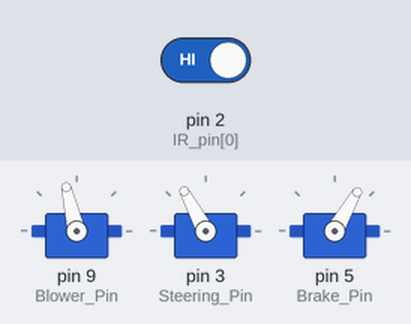
A sketch run on a simulated Arduino Nano, built with avr-gcc and run on an emulated ATmega328P. Shown: 3 × servo. The test bench sets the inputs (shaded band); at power-on: pin 2 (IR_pin[0]) HIGH. What the sketch prints to the serial monitor is not drawn. At 2.0 s the program stops and its outputs stay as they are.

Above: at 0.1 s.
At 2.0 s:
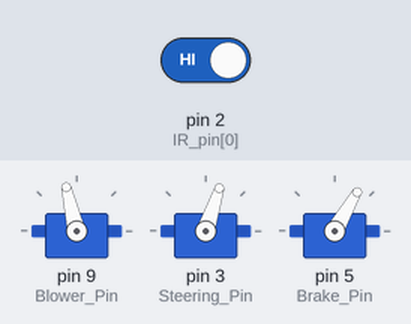
Timing chart, 0 to 3.5 s (numbered marks = the images above):
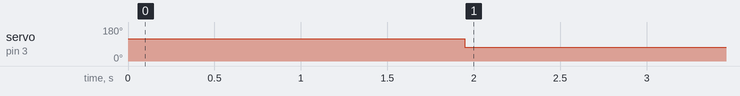

Measured:
- by itself, servo on pin 3 (Steering_Pin): 118° → 72° at 1.9 s

The sketch:

4_19-1-Car.ino
```cpp
#include <Servo.h>

/*** 方向 ***/
bool forward = 1;
bool back = 0;

/*** Stage：循跡階段***/
int stage = 0; //循跡階段
int stage_Time[5] = {1946, 0, 1946, 0, 0}; //stage_X 持續時間
int stage_Rotating_Angle[5] = {23, -23, -23, 23, 0}; //stage_X 旋轉角度


/*** Blower：鼓風機 ***/
/*鼓風機的 PWM 最低啟動數值：
  單向：1270， 接著開始往上調
  雙向：1500， 接著開始遠離 1500*/
Servo Blower;
const int Blower_Pin = 9; //控制 Blower 的腳位
int Blower_PWM = 0; //控制轉速的 PWM
      /*** 單向 ***/
/*const int Blower_PWM_Base = 1000; //Blower 的啟動 PWM 值
const int Blower_PWM_Run = 1370; //吹動車子的 PWM 值
const int Blower_PWM_Max = 1500; //Blower PWM 的最大值
const int Blower_PWM_Min = 0; //Blower PWM 的最小值 */

     /*** 雙向 ***/
const int Blower_PWM_Base = 1500; //Blower 的啟動 PWM 值
const int Blower_PWM_Run = Blower_PWM_Base + 110; //吹動車子的 PWM 值
const int Blower_PWM_Max = 1800; //Blower PWM 的最大值
const int Blower_PWM_Min = 1200; //Blower PWM 的最小值


/*** Steering：轉向機構 ***/
Servo Steering;
const int Steering_Pin = 3; //控制 Steering 的腳位
int Steering_Angle = 0; //Steering 的角度位置
int Steering_Rotating = 0; //Steering 的旋轉角度
const int Steering_Rotating_limit = 23; //Steering 的旋轉角度"極限"
const int Steering_Angle_Central = 95; //Steering 的中心角度
const int Steering_Angle_Max = Steering_Angle_Central + Steering_Rotating_limit; //Steering 的最大角度位置
const int Steering_Angle_Min = Steering_Angle_Central - Steering_Rotating_limit; //Steering 的最小角度位置
const int Steering_Angle_Initial = Steering_Angle_Max; //Steering 初始角度

/*** Brake：煞車 ***/
Servo Brake;
const int Brake_Pin = 5; //控制 Brake 的腳位
int Brake_Angle = 0; //Brake 的角度位置
int Brake_Rotating = 0; //Brake 的旋轉轉角度
const int Brake_Angle_Base = 60; //Brake 的基準角度
const int Brake_Rotating_limit = 40; //Brake 的旋轉角度極限
const int Brake_Angle_Max = Brake_Angle_Base + Brake_Rotating_limit; //Brake 的最大角度位置
const int Brake_Angle_Min = Brake_Angle_Base; //Brake 的最小角度位置
String Brake_Rotating_String = ""; //Brake 的旋轉角度字串


/*** IR_Tracking：循跡 ***/
const int IR_pin[7] = {2, 4, 6,     A3, A4, A5,   A6};
byte IR_black[7] = {0};
int forward_state = B000;
int back_state = B000;
int IR_Rotating_Angle[6] = {10, 0, -10,     -10, 0, 10};
int delta_Time = 0, t1 = 0, t2 = 0;
int Time_limit = 600;
int count = 2;


/*** passsTime：每一階段運行的時間 ***/
//  int t1, t2, deltatime;
  String s;
  bool countingTime = false;


void Start()
{
  Blower.writeMicroseconds(1230); //啟動 Blower
}

void Stop()
{
  Blower.writeMicroseconds(1000); //停止 Blower
  while (1)
  {
    //停止 Blower 後，停在這裡....
  }
}
void IR_Judge()
{
  if (forward)
  {
    while (1)
    {
      if (IR_black[0] == 1)
      {
        forward_state |= B100;
      }
      else
      {
        forward_state &= B011;
      }

      if (IR_black[1] == 1)
      {
        forward_state |= B010;
      }
      else
      {
        forward_state &= B101;
      }

      if (IR_black[2] == 1)
      {
        forward_state |= B001;
      }
      else
      {
        forward_state &= B110;
      }


      switch (forward_state)
      {
        case B100:
          Rotate(IR_Rotating_Angle[0]);
          break;
        case B010:
          Rotate(IR_Rotating_Angle[1]);
          break;
        case B001:
          Rotate(IR_Rotating_Angle[2]);
          break;
      }
    }
  }

  if (back)
  {
    while (1)
    {
      if (IR_black[3] == 1)
      {
        back_state |= B1000;
        t1 = millis();
      }
      else
      {
        back_state &= B0111;
      }

      if (IR_black[6] == 1)
      {
        back_state |= B0001;
      }
      else
      {
        back_state &= B1110;
      }
    }

    switch (back_state)
    {

    }
  }
}

void Rotate(int Rotate_Angle) //旋轉角度
{
  Steering_Angle = Steering_Angle_Central + Rotate_Angle;

  //判斷 Steering_Angle 是否為合法角度
  if (Steering_Angle <= Steering_Angle_Max && Steering_Angle >= Steering_Angle_Min)
  {
    //如果轉動 -23~23 度，則 Steering 轉動此角度
    //Serial.println("轉動" + (String)Rotate_Angle + "度");
    Steering.write(Steering_Angle); // 轉動 Steering
  }
  else if(Steering_Angle > Steering_Angle_Max)
  {
    //如果向右轉超過 23 度，則 Steering 向右轉到最大值(23度)
    //Serial.println("向右轉到極限");
    Steering_Angle = Steering_Angle_Max;
    Steering.write(Steering_Angle); // 轉動 Steering
  }
  else
  {
    Serial.println("向左轉到極限");
    //如果向左轉超過 23 度，則 Steering 向左轉到最大值(-23度)
    Steering_Angle = Steering_Angle_Min;
    Steering.write(Steering_Angle); // 轉動 Steering
  }
}

void Run(int stage)
{
  switch (stage)
  {
    case 0:
      Serial.println("Stage 0...");
      Rotate(stage_Rotating_Angle[stage]);
      Blower.writeMicroseconds(Blower_PWM_Run); // 吹動車子
      //t1 = millis();
      //passTime();
      delay(stage_Time[0]);
      break;

    case 1:
      Serial.println("Stage 1...");
      Rotate(stage_Rotating_Angle[stage]);

      //如果都沒測到黑線，則停留在這
      while ( digitalRead(IR_pin[0]) == 0 &&
              digitalRead(IR_pin[1]) == 0 &&
              digitalRead(IR_pin[2]) == 0   )
      {

      }

      IR_Judge();
//      Blower.writeMicroseconds(Blower_PWM_Stop); // 停車
      break;

    case 2:
      Rotate(stage_Rotating_Angle[stage]);
      IR_Judge();

  }
}


/*
void passTime()
{


  while (1)
  {
    while (Serial.available() > 0)
    {
      char c = Serial.read();
      s += (String)c;
      delay(10); //等待一下，好讓 Serial 能夠接受新的資料
    }

    if (s != "")
    {
      t2=millis();
      Blower.writeMicroseconds(1000); //停止 Blower
      countingTime=false;
      Serial.println("t2：" + (String)t2);
      deltatime = t2 - t1;
      Serial.println("t2 - t1 = " + (String)deltatime);
      Serial.println("\n\n\n");

      s = "";
    }
  }

}*/

void Straight()
{
  Steering_Angle = Steering_Angle_Central;
  Steering.write(Steering_Angle); // Steering 轉到中間
}


void setup() {
  /*Blower 初始化*/
  Blower.attach(Blower_Pin);  // 將 Blower 連接到 Blower_Pin
  Blower.writeMicroseconds(Blower_PWM_Base); //啟動 Blower

  /*Steering 初始化*/
  Steering.attach(Steering_Pin); // 將 Steering 連接到 Steering_Pin
  Rotate(15); //初始化 Steering 角度

  /*Brake 初始化*/
  Brake.attach(Brake_Pin); // 將 Brake 連接到 Brake_Pin
  Brake.write(Brake_Angle_Base);

  Serial.begin(9600);
  Serial.println("按下 Enter，吹動車子");

  /*
  while (1)
  {
    while (Serial.available() > 0)
    {
      char c = Serial.read();
      s += (String)c;
      delay(10); //等待一下，好讓 Serial 能夠接受新的資料
    }

    if (s != "")
    {
      Serial.println("Start");
      s = "";
      break;
    }
  } */


}

void loop()
{
  Run(stage);
  stage++;
}
```
